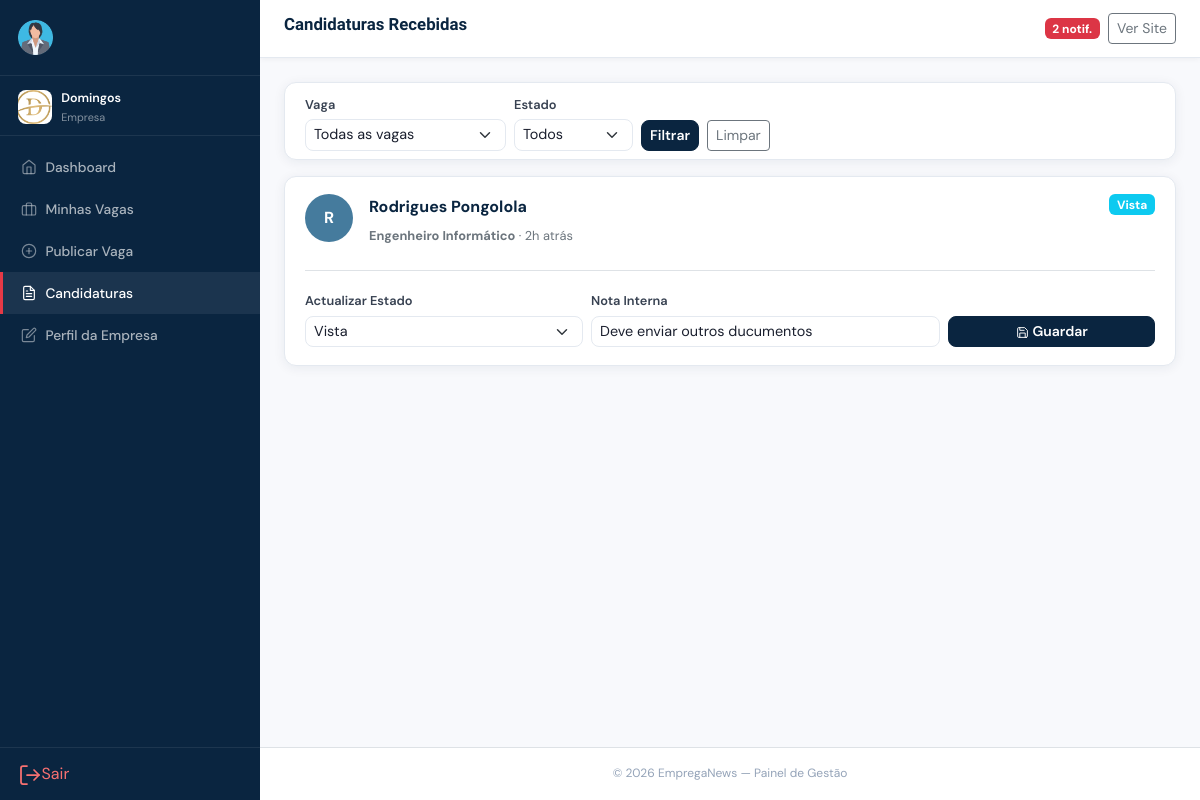
Screenshot of /empresa/candidaturas.php (signed in) with the database file from the repository.
### tables this page shows
CREATE TABLE `empresas` (
  `id` int(11) NOT NULL,
  `utilizador_id` int(11) NOT NULL,
  `nome` varchar(200) NOT NULL,
  `slug` varchar(220) NOT NULL,
  `logo` varchar(255) DEFAULT NULL,
  `nif` varchar(30) DEFAULT NULL,
  `website` varchar(200) DEFAULT NULL,
  `telefone` varchar(30) DEFAULT NULL,
  `email_contato` varchar(150) DEFAULT NULL,
  `provincia_id` int(11) DEFAULT NULL,
  `morada` text DEFAULT NULL,
  `setor` varchar(100) DEFAULT NULL,
  `dimensao` enum('startup','pequena','media','grande','multinacional') DEFAULT 'media',
  `ano_fundacao` year(4) DEFAULT NULL,
  `sobre` text DEFAULT NULL,
  `estado` enum('pendente','aprovada','suspensa','rejeitada') DEFAULT 'pendente',
  `verificada` tinyint(1) DEFAULT 0 COMMENT 'Selo verificado pelo admin',
  `total_vagas_publicadas` int(11) DEFAULT 0,
  `criado_em` timestamp NOT NULL DEFAULT current_timestamp(),
  `atualizado_em` timestamp NOT NULL DEFAULT current_timestamp() ON UPDATE current_timestamp()
);

CREATE TABLE `candidaturas` (
  `id` int(11) NOT NULL,
  `vaga_id` int(11) NOT NULL,
  `candidato_id` int(11) NOT NULL,
  `carta_apresentacao` text DEFAULT NULL,
  `cv_ficheiro` varchar(255) DEFAULT NULL COMMENT 'CV específico para esta candidatura',
  `estado` enum('enviada','vista','em_analise','entrevista','oferta','aceite','rejeitada','retirada') DEFAULT 'enviada',
  `nota_empresa` text DEFAULT NULL COMMENT 'Nota interna da empresa',
  `nota_admin` text DEFAULT NULL,
  `data_candidatura` timestamp NOT NULL DEFAULT current_timestamp(),
  `data_atualizacao` timestamp NOT NULL DEFAULT current_timestamp() ON UPDATE current_timestamp(),
  `notificado` tinyint(1) DEFAULT 0
);

CREATE TABLE `utilizadores` (
  `id` int(11) NOT NULL,
  `nome` varchar(150) NOT NULL,
  `email` varchar(150) NOT NULL,
  `foto` varchar(255) DEFAULT NULL,
  `password` varchar(255) NOT NULL,
  `reset_token` varchar(255) DEFAULT NULL,
  `reset_expira` datetime DEFAULT NULL,
  `tipo` enum('admin','empresa','candidato') NOT NULL,
  `ativo` tinyint(1) DEFAULT 1,
  `email_verificado` tinyint(1) DEFAULT 0,
  `token_verificacao` varchar(100) DEFAULT NULL,
  `token_reset` varchar(100) DEFAULT NULL,
  `ultimo_login` timestamp NULL DEFAULT NULL,
  `criado_em` timestamp NOT NULL DEFAULT current_timestamp()
);

CREATE TABLE `vagas` (
  `id` int(11) NOT NULL,
  `empresa_id` int(11) NOT NULL,
  `titulo` varchar(200) NOT NULL,
  `slug` varchar(220) NOT NULL,
  `categoria_id` int(11) DEFAULT NULL,
  `provincia_id` int(11) DEFAULT NULL,
  `tipo_contrato` enum('efectivo','contrato','part_time','freelance','estagio','voluntario') DEFAULT 'efectivo',
  `modalidade` enum('presencial','remoto','hibrido') DEFAULT 'presencial',
  `nivel_experiencia` enum('sem_experiencia','junior','medio','senior','diretor') DEFAULT 'medio',
  `nivel_escolaridade` enum('basico','medio','bacharelato','licenciatura','mestrado','doutoramento','indiferente') DEFAULT 'licenciatura',
  `descricao` longtext NOT NULL,
  `requisitos` text DEFAULT NULL,
  `beneficios` text DEFAULT NULL,
  `salario_min` decimal(12,2) DEFAULT NULL,
  `salario_max` decimal(12,2) DEFAULT NULL,
  `moeda_salario` varchar(10) DEFAULT 'AOA',
  `salario_negociavel` tinyint(1) DEFAULT 0,
  `salario_visivel` tinyint(1) DEFAULT 1,
  `vagas_disponiveis` int(11) DEFAULT 1,
  `data_publicacao` date DEFAULT curdate(),
  `data_encerramento` date DEFAULT NULL,
  `estado` enum('rascunho','pendente','publicada','encerrada','arquivada') DEFAULT 'pendente',
  `destaque` tinyint(1) DEFAULT 0,
  `total_candidaturas` int(11) DEFAULT 0,
  `total_visualizacoes` int(11) DEFAULT 0,
  `criado_em` timestamp NOT NULL DEFAULT current_timestamp(),
  `atualizado_em` timestamp NOT NULL DEFAULT current_timestamp() ON UPDATE current_timestamp()
);

### empresa/candidaturas.php (the view, shortened to what the rows shown need)
<?php
require_once '../includes/config.php';
$cfg=allCfg(); $emp=meEmpresa();
$titulo_pag='Candidaturas Recebidas';
$w=["v.empresa_id=?"]; $p=[$emp['id']];
$sql = "SELECT c.*, v.titulo as vt, u.nome as cn, ca.titulo_profissional as tp, ca.foto, ca.cv_ficheiro, ca.linkedin, ca.portfolio, p.nome as prov
        FROM candidaturas c
        JOIN vagas v ON v.id=c.vaga_id
        JOIN candidatos ca ON ca.id=c.candidato_id
        JOIN utilizadores u ON u.id=ca.utilizador_id
        LEFT JOIN provincias p ON p.id=ca.provincia_id
        WHERE ".implode(' AND ',$w)."
        ORDER BY c.data_candidatura DESC";
$candidaturas = DB::all($sql, $p);
require_once '../includes/header_painel.php';
?>
<?php if(empty($candidaturas)): ?>
<div class="text-center py-5">
  <div style="font-size:2.5rem;margin-bottom:.5rem;">📬</div>
  <h5>Nenhuma candidatura encontrada</h5>
  <p style="color:#6c757d;">Publica vagas para começar a receber candidatos.</p>
</div>
<?php else: ?>
<div class="d-flex flex-column gap-3">
  <?php foreach($candidaturas as $c): [$lbl_e,$cls_e]=estadoCandidaturaLabel($c['estado']); ?>
  <div class="p-card">
    <div class="p-card-body">
      <div class="d-flex align-items-start gap-3 flex-wrap">
        <?php if($c['foto']): ?>
          <img src="<?= url('uploads/fotos/'.h($c['foto'])) ?>" class="avatar-md flex-shrink-0">
        <?php else: ?>
          <div class="avatar-md d-flex align-items-center justify-content-center text-white fw-bold flex-shrink-0" style="background:var(--sec);font-size:1rem;"><?= mb_strtoupper(mb_substr($c['cn'],0,1)) ?></div>
        <?php endif; ?>
        <div class="flex-grow-1 min-w-0">
          <div class="d-flex justify-content-between flex-wrap gap-2 align-items-start">
            <div>
              <div class="fw-bold" style="font-size:1rem;color:var(--pri);"><?= h($c['cn']) ?></div>
              <div class="text-muted-sm mt-1">
                <strong><?= h($c['vt']) ?></strong> · <?= tempo($c['data_candidatura']) ?>
              </div>
            </div>
            <span class="badge bg-<?= $cls_e ?> flex-shrink-0"><?= $lbl_e ?></span>
          </div>
        </div>
      </div>
      <div class="border-top mt-3 pt-3">
        <form method="POST" class="row g-2 align-items-end">
          <div class="col-sm-4">
            <label class="form-label" style="font-size:.8rem;">Actualizar Estado</label>
            <select name="est" class="form-select form-select-sm">
              <?php foreach(['enviada'=>'Enviada','vista'=>'Vista','em_analise'=>'Em Análise','entrevista'=>'Entrevista','oferta'=>'Oferta','aceite'=>'Aceite','rejeitada'=>'Rejeitada'] as $k=>$l): ?>
              <option value="<?= $k ?>" <?= $c['estado']===$k?'selected':'' ?>><?= $l ?></option>
              <?php endforeach; ?>
            </select>
          </div>
          <div class="col-sm-5">
            <label class="form-label" style="font-size:.8rem;">Nota Interna</label>
            <input type="text" name="nota" class="form-control form-control-sm" placeholder="Nota privada..." value="<?= h($c['nota_empresa']??'') ?>">
          </div>
          <div class="col-sm-3">
            <button type="submit" class="btn btn-sm btn-pri w-100">
              <i data-feather="save" style="width:13px;height:13px;" class="me-1"></i>Guardar
            </button>
          </div>
        </form>
      </div>
    </div>
  </div>
  <?php endforeach; ?>
</div>
<?php endif; ?>
<?php require_once '../includes/footer_painel.php'; ?>

### includes/header_painel.php (shortened to what the rows shown need)
 <?php
$titulo_pag= $titulo_pag ?? 'Painel';
$script     = $_SERVER['SCRIPT_NAME'] ?? '/index.php';
$depth      = substr_count(str_replace('\\','/',dirname($script)), '/');
$base_depth = substr_count(rtrim(str_replace('\\','/',parse_url(BASE_URL,PHP_URL_PATH)),'/'), '/');
$levels     = max(0, $depth - $base_depth);
$rel        = str_repeat('../', $levels);
$tipo_u   = $_SESSION['tipo']  ?? '';
$nome_u   = $_SESSION['nome']  ?? '';
?>
<!DOCTYPE html>
<html lang="pt">
<head>
<link rel="stylesheet" href="https://cdn.jsdelivr.net/npm/bootstrap@5.3.2/dist/css/bootstrap.min.css">
<link rel="stylesheet" href="<?= $rel ?>assets/css/style.css">
</head>
<body>
<aside class="painel-sidebar" id="pSidebar">
  <div style="padding:.75rem 1.1rem .5rem;border-bottom:1px solid rgba(255,255,255,.08);display:flex;align-items:center;gap:.6rem;min-width:0;">
    <?php
        $foto_u = '';
    $user_id_sessao = $_SESSION['user_id'] ?? $_SESSION['id'] ?? 0;
    if ($tipo_u === 'admin' && $user_id_sessao) {
        $ad = DB::row("SELECT foto FROM utilizadores WHERE id=?", [$user_id_sessao]);
        $foto_u = $ad['foto'] ?? '';
    }
    elseif ($tipo_u === 'candidato') {
        $c = meCandidato();
        $foto_u = $c['foto'] ?? '';
    }
    elseif ($tipo_u === 'empresa') {
        $e = meEmpresa();
        $foto_u = $e['logo'] ?? '';
    }
    ?>
          <?php if ($foto_u):
      $pasta = match($tipo_u) { 'empresa' => 'logos', 'admin' => 'perfil', default => 'fotos' };
    ?>
      <img src="<?= url('uploads/'.$pasta.'/'.$foto_u) ?>"
        style="width:34px;height:34px;border-radius:<?= ($tipo_u==='empresa'?'8px':'50%') ?>;object-fit:cover;background:#fff;flex-shrink:0;">
    <?php else: ?>
      <div style="width:34px;height:34px;border-radius:50%;background:var(--sec);display:flex;align-items:center;justify-content:center;color:#fff;font-weight:700;font-size:.8rem;flex-shrink:0;">
        <?= mb_strtoupper(mb_substr($nome_u,0,1)) ?>
      </div>
    <?php endif; ?>
    <div style="min-width:0;">
      <div style="font-size:.78rem;font-weight:600;color:#fff;white-space:nowrap;overflow:hidden;text-overflow:ellipsis;"><?= h($nome_u) ?></div>
      <div style="font-size:.68rem;color:rgba(255,255,255,.5);"><?= ucfirst($tipo_u) ?></div>
    </div>
  </div>
</aside>
<div class="painel-main">
  <header class="painel-topbar">
    <div class="d-flex align-items-center gap-3">
      <h1 class="painel-page-title"><?= h($titulo_pag) ?></h1>
    </div>
  </header>
  <div class="painel-content">

### rows the page displays
empresas: logo (picture)
candidaturas: utilizadores.nome "R", utilizadores.nome "Rodrigues Pongolola", vaga.titulo "Engenheiro Informático", data_candidatura "2h atrás", lbl_e "Vista", est "Vista", nota "Deve enviar outros ducumentos"

### other values shown
$nome_u "Domingos"
$tipo_u "Empresa"
$label "Dashboard"
$label "Minhas Vagas"
$label "Publicar Vaga"
$label "Candidaturas"
$label "Perfil da Empresa"
$titulo_pag "Candidaturas Recebidas"
$notifs "2"
$cfg['site_nome'] "EmpregaNews"
